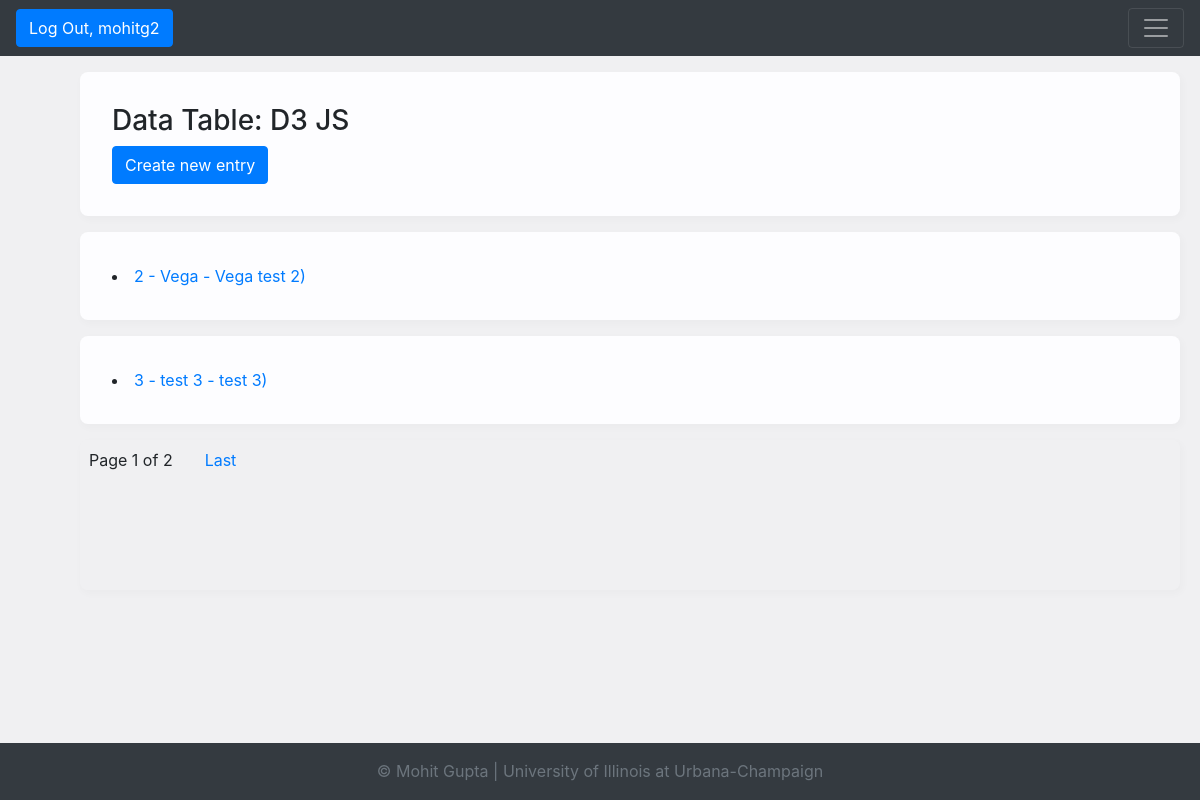
Page /d3_js/ (signed in) on the committed database.
### dsrs_viz/models.py (models this page shows, shortened)
class D3_js(models.Model):
    figure_no = models.AutoField(primary_key=True)
    library_name = models.CharField(unique=False, max_length=255)
    heading = models.TextField(unique=True)
    description = models.TextField(unique=False)
    js_code = models.TextField(unique=False)
    notes = models.TextField(unique=False, default='Please enter some notes')
    author = models.CharField(unique=False, max_length=255, default='Mohit Gupta')
    def __str__(self):
        return f'{self.figure_no}  -  {self.library_name}  -  {self.heading})'
    def get_absolute_url(self):
        return reverse('dsrs_viz_d3_js_detail_urlpattern',
                       kwargs={'pk':self.pk}
                       )
    class Meta:
        ordering = ['figure_no', 'library_name', 'heading']
        unique_together = ['figure_no', 'library_name', 'heading']

### dsrs_viz/views.py (the view)
# urls.py: path('d3_js/', D3JSList.as_view(),
class D3JSList(LoginRequiredMixin, PermissionRequiredMixin, PageLinksMixin, ListView):
    paginate_by = 2
    model = D3_js
    permission_required = 'dsrs_viz.view_d3_js'

### dsrs_viz/utils.py (called while the page is built)
    def _page_urls(self, page_number):
        return "?{pkw}={n}".format(
            pkw=self.page_kwarg,
            n=page_number)

    def first_page(self, page):
        if page.number > 1:
            return self._page_urls(1)
        return None

    def previous_page(self, page):
        if (page.has_previous()
                and page.number > 2):
            return self._page_urls(
                page.previous_page_number())
        return None

    def next_page(self, page):
        last_page = page.paginator.num_pages
        if (page.has_next()
                and page.number < last_page - 1):
            return self._page_urls(
                page.next_page_number())
        return None

    def last_page(self, page):
        last_page = page.paginator.num_pages
        if page.number < last_page:
            return self._page_urls(last_page)
        return None

    def get_context_data(self, **kwargs):
        context = super().get_context_data(
            **kwargs)
        page = context.get('page_obj')
        if page is not None:
            context.update({
                'first_page_url':
                    self.first_page(page),
                'previous_page_url':
                    self.previous_page(page),
                'next_page_url':
                    self.next_page(page),
                'last_page_url':
                    self.last_page(page),
            })
        return context

### dsrs_viz/templates/dsrs_viz/d3_js_list.html (shortened to what this page needs)
{% extends 'dsrs_viz/base.html' %}
{% block content %}
         {% block content-header %}
        <div class="database-headers">
            <h3> Data Table: D3 JS</h3>
            {% if perms.dsrs_viz.view_d3_js %}
                <a href="{% url 'dsrs_viz_d3_js_create_urlpattern' %}">
                    <button type="button" class="btn btn-primary">Create new entry</button>
                </a>
        {% endif %}
        </div>
     {% endblock %}
    {% block content-table %}
        {% for d3_js in d3_js_list %}
            <div class="table-responsive">
                <li>
                    <a href="{{ d3_js.get_absolute_url }}"> {{ d3_js }}</a>
                </li>
            </div>
        {% endfor %}
    {% endblock %}
{% endblock %}

### dsrs_viz/templates/dsrs_viz/base.html (shortened to what this page needs)
{% load static %}
<!doctype html>
<html lang="en">
<head>
    <link rel="stylesheet" href="https://maxcdn.bootstrapcdn.com/bootstrap/4.0.0/css/bootstrap.min.css"
>
    <link rel="stylesheet" href="https://stackpath.bootstrapcdn.com/bootstrap/4.3.1/css/bootstrap.min.css"
>
    <link rel="stylesheet" type="text/css"
          href="{% static 'dsrs_viz/bootstrap.css' %}">
    <link rel="stylesheet" type="text/css"
          href="{% static 'dsrs_viz/bootstrap-grid.css' %}">
    <link rel="stylesheet" type="text/css"
          href="{% static 'dsrs_viz/bootstrap-reboot.css' %}">
</head>
<body>
<div>
    <header>
        <nav class="navbar navbar-dark bg-dark">
            {% if user.is_authenticated %}
                <a href="{% url 'logout_urlpattern' %}">
                    <button class="btn btn-primary" type="submit">Log Out, {{ user.get_username }}</button>
                </a>
            {% else %}
                <a href="{% url 'login_urlpattern' %}">
                    <button class="btn btn-primary" type="submit">Log In</button>
                </a>
            {% endif %}
            <button class="navbar-toggler" type="button" data-toggle="collapse"
                    data-target="#navbarToggleExternalContent" aria-controls="navbarToggleExternalContent"
                    aria-expanded="false" aria-label="Toggle navigation">
                <span class="navbar-toggler-icon"></span>
            </button>
        </nav>
    </header>
    <main>
        {% block content %}{% endblock %}
    </main>
    <div class="database-headers-pagination">
        {% if is_paginated %}
            <div class="row">
                <div class="twelve columns">
                    <ul class="pagination">
                        <li class="pagination-number">
                            Page {{ page_obj.number }}
                            of {{ paginator.num_pages }}
                        </li>
                        {% if last_page_url %}
                            <li class="pagination-number">
                                <a href="{{ last_page_url }}">
                                    Last</a>
                            </li>
                        {% endif %}
                    </ul>
                </div>
            </div>
        {% endif %}
    </div>
</div>
<footer class="footer mt-auto py-3">
    <div class="container">
        <span class="text-muted"
              style="text-align: center">© Mohit Gupta | University of Illinois at Urbana-Champaign</span>
    </div>
</footer>
</body>
</html>

### dsrs_viz/templates/dsrs_viz/base.html (style rules this page uses)
.pagination-number { margin-right: 1em; margin-left: 1em; }
footer { position: fixed; bottom: 0; width: 100%; height: auto; line-height: 25px; background-color: #343a40; text-align: center; text-decoration-color: white; }
.table-responsive { width: 1100px; margin-top: 1em; margin-bottom: 1em; margin-right: 5em; margin-left: 5em; padding: 2em; background-color: #fdfdff; border-radius: 0.5em; box-shadow: 2px 3px 7px 2px rgba(0, 0, 0, 0.02); }
.database-headers { width: 1100px; margin-top: 1em; margin-bottom: 1em; margin-right: 5em; margin-left: 5em; padding: 2em; background-color: #fdfdff; border-radius: 0.5em; box-shadow: 2px 3px 7px 2px rgba(0, 0, 0, 0.02); }
.database-headers-pagination { width: 1100px; height: 150px; margin-top: 1em; margin-bottom: 1em; margin-right: 5em; margin-left: 5em; padding: 0.5em; border-radius: 0.5em; box-shadow: 2px 3px 7px 2px rgba(0, 0, 0, 0.02); }
body { background-color: #f0f0f2; margin: 0; padding: 0; font-family: -apple-system, system-ui, BlinkMacSystemFont, "Segoe UI", "Open Sans", "Helvetica Neue", Helvetica, Arial, sans-serif; }

### rows in the picture
D3_js: figure_no+library_name+heading "2 - Vega - Vega test 2)"
D3_js: figure_no+library_name+heading "3 - test 3 - test 3)"

### other values in the picture
{{ user.get_username }} "mohitg2"
{{ page_obj.number }} "1"
{{ paginator.num_pages }} "2"
